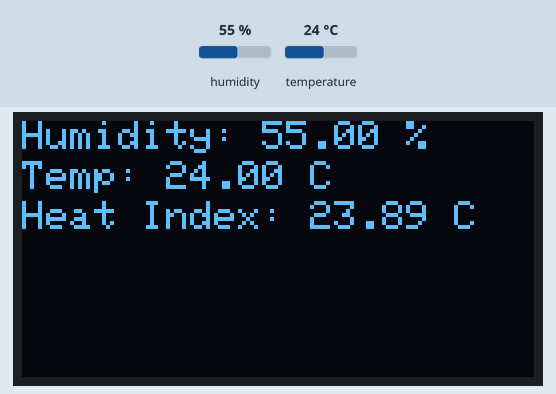
Simulated run of this sketch. Board: ESP32. Parts: 128×64 one-colour display. The test bench sets the inputs (shaded band); at power-on: humidity 55 %, temperature 24 °C. WiFi joins after 1.5 s; servers stay silent unless stated; what the sketch prints to the serial monitor is not drawn.

Above: at 31.71 s.

The sketch:

DHT11-ThingSpeak.ino
```cpp
// Example testing sketch for various DHT humidity/temperature sensors written by Alevivash
// REQUIRES the following Arduino libraries:
// - DHT Sensor Library: https://github.com/adafruit/DHT-sensor-library
// - Adafruit Unified Sensor Lib: https://github.com/adafruit/Adafruit_Sensor

#include <WiFi.h>
#include <DHT.h>
#include <Adafruit_GFX.h>
#include <Adafruit_SSD1306.h>
#include <ThingSpeak.h>

const char* ssid = "INSERT YOUR SSID";
const char* password = "INSERT YOUR PASSWORD";

WiFiClient client;

unsigned long ChannelID = "INSERT YOUR CHANNEL ID (INT)";
const char* myWriteAPIKey = "INSERT YOUR WRITE APYKEY";

unsigned long lastTime = 0;
unsigned long timerDelay = 30000;

#define DHTPIN 4
#define DHTTYPE DHT11

#define SCREEN_WIDTH 128
#define SCREEN_HEIGHT 64

Adafruit_SSD1306 display(SCREEN_WIDTH, SCREEN_HEIGHT, &Wire, -1);
DHT dht(DHTPIN, DHTTYPE);

void setup() {
  Serial.begin(9600);
  if (!display.begin(SSD1306_SWITCHCAPVCC, 0x3C)) {
    Serial.println(F("SSD1306 allocation failed"));
    for (;;);
  }

  dht.begin();
  WiFi.mode(WIFI_STA);
  ThingSpeak.begin(client);

  display.clearDisplay();
  display.setTextSize(1);
  display.setTextColor(WHITE);
  display.setCursor(0, 10);
  display.println("Initializing...");
  display.display();
  delay(2000);
}

void loop() {
  if ((millis() - lastTime) > timerDelay) {
    if (WiFi.status() != WL_CONNECTED) {
      WiFi.begin(ssid, password);
      while (WiFi.status() != WL_CONNECTED) {
        delay(500);
        Serial.print(".");
      }
      Serial.println("\nWiFi connected.");
    }

    float h = dht.readHumidity();
    float t = dht.readTemperature();
    if (isnan(h) || isnan(t)) {
      Serial.println(F("Failed to read from DHT sensor!"));
      display.clearDisplay();
      display.setCursor(0, 0);
      display.println("Sensor Error!");
      display.display();
      return;
    }

    float hic = dht.computeHeatIndex(t, h, false);


    // Display data on OLED
    display.clearDisplay();
    display.setCursor(0, 0);
    display.print("Humidity: ");
    display.print(h);
    display.println(" %");
    display.setCursor(0, 10);
    display.print("Temp: ");
    display.print(t);
    display.println(" C");
    display.setCursor(0, 20);
    display.print("Heat Index: ");
    display.print(hic);
    display.println(" C");
    display.display();

    // Write to ThingSpeak

    ThingSpeak.setField(1, t);
    ThingSpeak.setField(2, h);
    ThingSpeak.setField(3, hic);

    if (ThingSpeak.writeFields(ChannelID, myWriteAPIKey)) {
      Serial.println("Data sent to ThingSpeak");
      display.setCursor(0, 30);
      display.println("Sent to ThingSpeak");
      display.display();
    } else {
      Serial.println("Failed to send data");
      display.setCursor(0, 30);
      display.println("Failed to send data");
      display.display();
    }

    lastTime = millis();
  }
}
```
